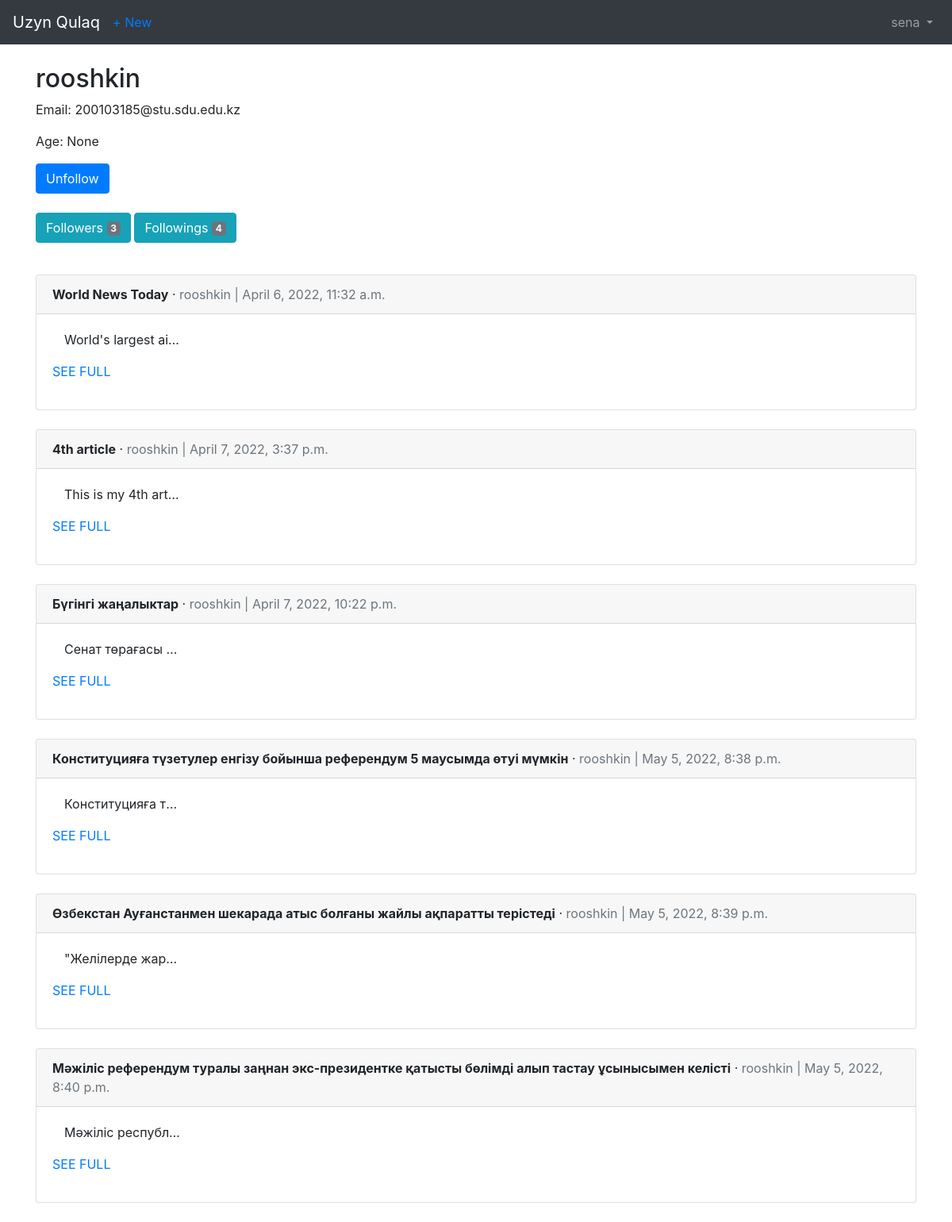
Screenshot of /users/1/articles/ (signed in) with the database file from the repository.
### users/models.py (models this page shows)
class CustomUser(AbstractUser):
    age = models.PositiveIntegerField(null = True, blank = True)
    followings = models.ManyToManyField('self', related_name='following', blank=True, symmetrical=False)
    followers = models.ManyToManyField('self', related_name='follower', blank=True, symmetrical=False)

### articles/models.py (models this page shows, shortened)
class Article(models.Model):
    title = models.CharField(max_length = 255)
    body = models.TextField()
    date = models.DateTimeField(auto_now_add = True)
    author = models.ForeignKey(
        settings.AUTH_USER_MODEL,
        on_delete = models.CASCADE,
        related_name='articles',
    )

### users/views.py (the view)
# urls.py: path('<int:user_id>/articles/', UserDetailWithArticles.as_view(), name='user-with-articles'),
class UserDetailWithArticles(LoginRequiredMixin, View):
    def get(self, request, user_id, **kwargs):
        user = CustomUser.objects.get(id=user_id)
        context = {
            'user': user,
            'articles': user.articles.all(),
            'is_follow': request.user.followings.filter(id=user.id).exists(),
            'followings': user.followings.count(),
            'followers': user.followers.count(),
        }
        return render(request, 'user_detail_with_articles.html', context)

### templates/user_detail_with_articles.html (shortened to what this page needs)
{% extends 'base.html' %}
{% block content %}
<div>
    <h2> {{ user.username }}</h2>
    <p> Email: {{ user.email }} </p>
    <p>Age: {{ user.age }}</p>
</div>
{% if user != request.user %}
    {% if is_follow %}
        <form action="{% url 'follow-user' user_id=user.id %}" method="post">
            <input type="submit" value="Unfollow" class="btn btn-primary">
        </form>
    {% else %}
        <form action="{% url 'follow-user' user_id=user.id %}" method="post">
            {% csrf_token %}
            <input type="submit" value="Follow" class="btn btn-primary">
        </form>
    {% endif %}
{% endif %}
<br>
<p>
    <a class="btn btn-info" href = "{% url 'user_followers_show' user_id=user.id %}" >
        Followers <span class="badge bg-secondary">{{ followers }}</span>
    </a>
    <a class="btn btn-info" href="{% url 'user_followings_show' user_id=user.id %}">
        Followings <span class="badge bg-secondary">{{ followings }}</span>
    </a>
</p>
{% for article in articles %}
<br>
{% include 'includes/article-list-include.html' %}
{% endfor %}
<br>
{% endblock content %}

### templates/base.html (shortened to what this page needs)
<!DOCTYPE html>
<html>
<head>
    <link rel="stylesheet" href="https://stackpath.bootstrapcdn.com/bootstrap/4.1.3/css/bootstrap.min.css"
>
</head>
<body>
    <body>
        <nav class="navbar navbar-expand-md navbar-dark bg-dark mb-4">
            <a class="navbar-brand" href="{% url 'home' %}">Uzyn Qulaq</a>
            {% if user.is_authenticated %}
            <ul class="navbar-nav mr-auto">
                <li class = "nav-item"><a href="{% url 'article_new' %}"> + New </a></li>
            </ul>
            {% endif %}
            <div class="collapse navbar-collapse" id="navbarCollapse">
                {% if user.is_authenticated %}
                <ul class="navbar-nav ml-auto">
                    <li class="nav-item">
                        <a class="nav-link dropdown-toggle" href="#" id="userMenu" data-toggle="dropdown"
                            aria-haspopup="true" aria-expanded="false">
                            {{ request.user.username }}
                        </a>
                    </li>
                </ul>
                {% else %}
                <form class="form-inline ml-auto">
                    <a href="{% url 'login' %}" class="btn btn-outline-secondary"> Log In</a>
                    <a href="{% url 'signup' %}" class="btn btn-primary ml-2"> Sign up</a>
                </form>
                {% endif %}
            </div>
        </nav>
        <div class="container">
            {% block content %}
            {% endblock content %}
        </div>
    </body>
</html>

### templates/includes/article-list-include.html (shortened to what this page needs)
<div class = "card">
    <div class = "card-header">
        <span class = "font-weight-bold">{{ article.title }}</span> &middot;
        <span class = "text-muted">{{ article.author }} |
        {{ article.date }} </span>
    </div>
    <div class = "card-body">
        <p class="col-2 text-truncate">{{ article.body }}</p>
        <p><a href="{% url 'article_detail' article.pk %}">SEE FULL</a></p>
    </div>
</div>

### rows the page displays
CustomUser: user.username "sena"
CustomUser: username "rooshkin", email "200103185@stu.sdu.edu.kz", age "None"
Article: title "World News Today", author "rooshkin", date "April 6, 2022, 11:32 a.m.", body "World's largest ai…"
Article: title "4th article", author "rooshkin", date "April 7, 2022, 3:37 p.m.", body "This is my 4th art…"
Article: title "Бүгінгі жаңалыктар", author "rooshkin", date "April 7, 2022, 10:22 p.m.", body "Сенат төрағасы…"
Article: title "Конституцияға түзетулер енгізу бойынша референдум 5 маусымда өтуі мүмкін", author "rooshkin", date "May 5, 2022, 8:38 p.m.", body "Конституцияға т…"
Article: title "Өзбекстан Ауғанстанмен шекарада атыс болғаны жайлы ақпаратты терістеді", author "rooshkin", date "May 5, 2022, 8:39 p.m.", body "\"Желілерде жар…"
Article: title "Мәжіліс референдум туралы заңнан экс-президентке қатысты бөлімді алып тастау ұсынысымен келісті", author "rooshkin", date "May 5, 2022, 8:40 p.m.", body "Мәжіліс республ…"

### other values shown
{{ followers }} "3"
{{ followings }} "4"
